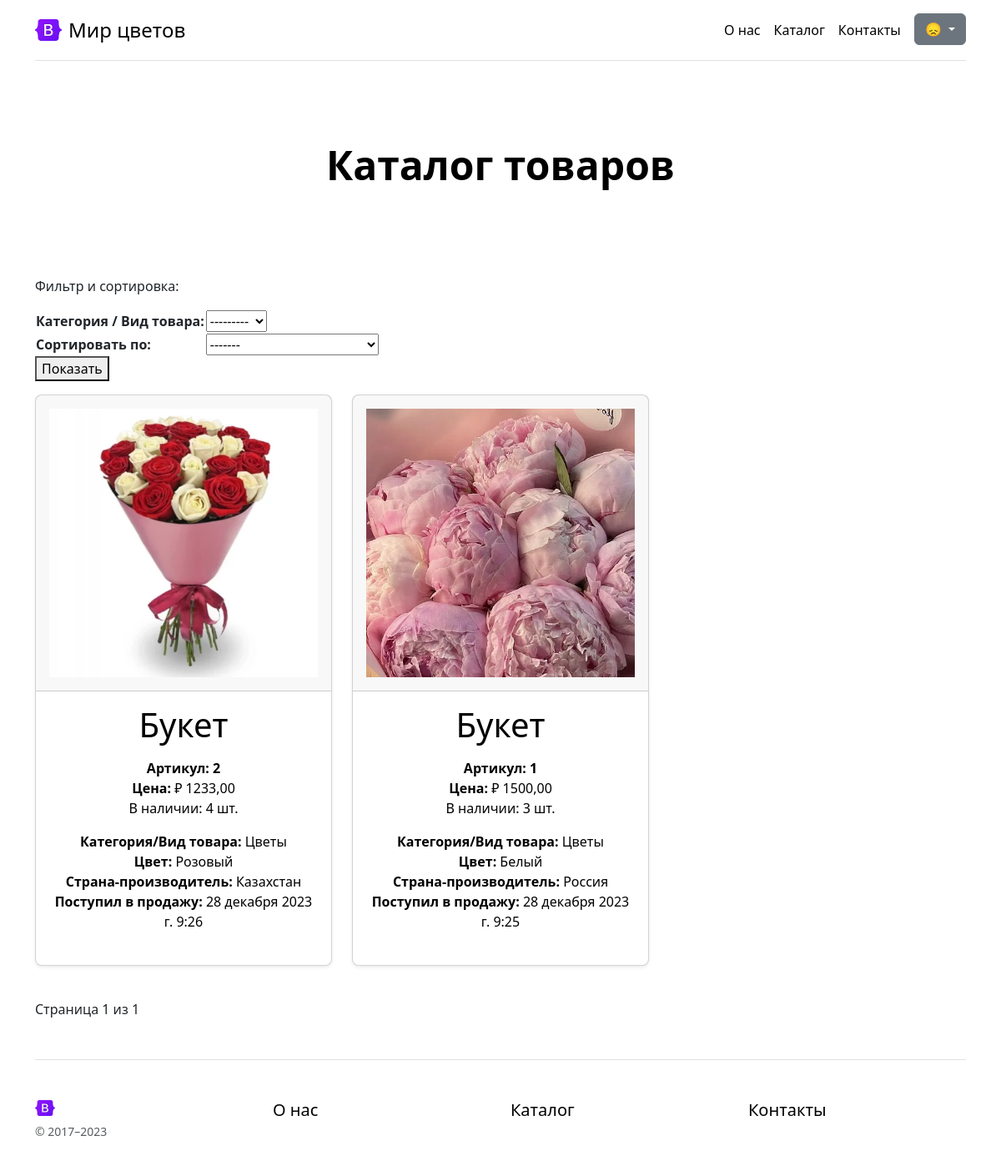
/goods/, run on the app's committed database.
### goods/models.py (models this page shows)
class Goods(NameMixin, models.Model):
    objects = models.Manager() # По умолчанию. Нужен для админки.
    in_stock = GoodsManager()
    added = models.DateTimeField(auto_now_add=True,
                                 verbose_name="Дата добавления")
    photo = models.ImageField(verbose_name="Фото")
    price = models.DecimalField(max_digits=10,
                                decimal_places=2,
                                verbose_name="Цена")
    origin = models.ForeignKey(
        "Country",
        on_delete=models.CASCADE,
        verbose_name="Страна-производитель",
    )
    color = models.ForeignKey(
        "Color",
        on_delete=models.CASCADE,
        verbose_name="Цвет",
    )
    category = models.ForeignKey(
        "Category",
        on_delete=models.CASCADE,
        verbose_name="Категория / Вид товара",
    )
    stock = models.PositiveIntegerField(default=0, null=False, blank=False, verbose_name="Остаток товара")
    def get_absolute_url(self):
        return reverse('goods-detail', kwargs={"pk": self.id})
    class Meta:
        verbose_name = "Товар"
        verbose_name_plural = "Товары"

class Category(NameMixin, models.Model):
    class Meta:
        verbose_name = "Категория/Вид товара"
        verbose_name_plural = "Категории/Виды товаров"

class Color(NameMixin, models.Model):
    class Meta:
        verbose_name = "Цвет"
        verbose_name_plural = "Цвета"

class Country(NameMixin, models.Model):
    class Meta:
        verbose_name = "Страна"
        verbose_name_plural = "Страны"

### goods/views.py (the view)
# urls.py: path("goods/", GoodsListView.as_view(), name="goods-list"),
class GoodsListView(ListView):
    model = Goods
    paginate_by = 5
    def get_queryset(self):
        category = self.request.GET.get("category")
        order_by = self.request.GET.get("order_by")
        queryset = Goods.in_stock.all()
        if order_by and order_by != "--":
            if order_by == 'price':
                queryset = queryset.order_by(order_by)
            else:
                assert (order_by == 'category' or order_by == 'origin')
                queryset = queryset.order_by(order_by + "__name")
        if category:
            queryset = queryset.filter(category_id=category)
        return queryset
    def get_context_data(self, **kwargs):
        context_data = super().get_context_data(**kwargs)
        if self.request.GET:
            context_data["sort_filter_form"] = GoodsSortFilterForm(self.request.GET)
        else:
            context_data["sort_filter_form"] = GoodsSortFilterForm()
        return context_data

### goods/forms.py
class GoodsSortFilterForm(forms.ModelForm):
    def __init__(self, *args, **kwargs):
        super().__init__(*args, **kwargs)
        self.fields['category'].required = False
    order_by = forms.ChoiceField(choices=get_choices, label="Сортировать по:", required=False)
    class Meta:
        model = Goods
        fields = ["category", ]

### general/models.py (called while the page is built)
    def __str__(self):
        return self.name

### goods/forms.py (called while the page is built)
def get_choices():
    choices = [(k, v) for k, v in CHOICES_DICT.items()]
    return choices

### goods/models.py (called while the page is built)
    def get_queryset(self):
        return super().get_queryset().filter(stock__gte=1).order_by("-added")

### goods/templates/goods/goods_list.html (shortened to what this page needs)
{% extends 'general/parts/base.html' %}
{% load static %}
{% block content %}
<main>
    {% include 'general/parts/h.html' with h='Каталог товаров' %}
    <div class="mb-3">
        <p>Фильтр и сортировка:</p>
        <form action="{% url 'goods-list' %}">
            <table>
                {{ sort_filter_form.as_table }}
            </table>
            <button>Показать</button>
        </form>
    </div>
    <div class="row row-cols-1 row-cols-md-3 mb-3 text-center">
        {% for object in page_obj %}
        <div class="col">
            <div class="card mb-4 rounded-3 shadow-sm">
                <a class="n-text-decoration-none" href="{{ object.get_absolute_url }}">
                    <div class="card-header py-3">
                        <h4 class="my-0 fw-normal"><img class="w-100" src="{{ object.photo.url }}"
                                                        alt="{{ object.name }}"/></h4>
                    </div>
                    <div class="card-body">
                        <h1 class="card-title pricing-card-title">{{ object.name }}</h1>
                        <ul class="list-unstyled mt-3 mb-4">
                            <li class="card-text fw-bold"><span>Артикул: </span>{{ object.id }}</li>
                            <li><span class="fw-bold">Цена: </span>&#8381; {{ object.price }}</li>
                            <li class="mb-3"><span>В наличии: </span>{{ object.stock }} шт.</li>
                            <li><span class="fw-bold">Категория/Вид товара: </span>{{ object.category }}</li>
                            <li><span class="fw-bold">Цвет: </span>{{ object.color }}</li>
                            <li><span class="fw-bold">Страна-производитель: </span>{{ object.origin }}</li>
                            <li><span class="fw-bold">Поступил в продажу: </span>{{ object.added }}</li>
                        </ul>
                    </div>
                </a>
            </div>
        </div>
        {% empty %}
        <div class="display-6 text-center mb-4">Нет товаров.</div>
        {% endfor %}
    </div>
    {% include 'general/parts/pagination.html' %}
</main>
{% endblock %}

### general/static/general/css/style.css (style rules this page uses)
.n-text-decoration-none { color: black; text-decoration: none; }

### general/static/general/css/sign-in.css (style rules this page uses)
html, body { height: 100%; }

### data on the page
Goods: photo (picture), name "Букет", id "2", price "1233,00", stock "4", category "Цветы", color "Розовый", origin "Казахстан", added "28 декабря 2023 г. 9:26"
Goods: photo (picture), name "Букет", id "1", price "1500,00", stock "3", category "Цветы", color "Белый", origin "Россия", added "28 декабря 2023 г. 9:25"

### other printed values
{{ h }} "Каталог товаров"
{{ page_obj.number }} "1"
{{ page_obj.paginator.num_pages }} "1"
